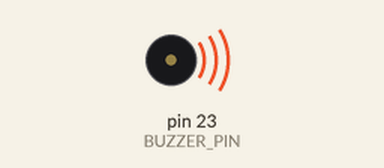
This sketch was run on a simulated Arduino Mega 2560, built with avr-gcc and run on an emulated ATmega2560. Shown: buzzer (waves = sounding).

Above: at 0.2 s.
At 2.7 s:
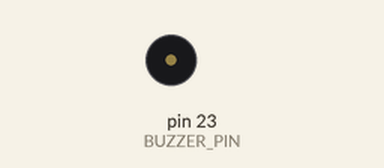
Timing chart, 0 to 6.5 s (numbered marks = the images above):
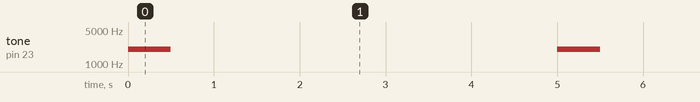

The sketch:

Buzzer_Test.ino
```cpp
/*
โค้ดนี้เป็นโปรแกรมสำหรับ ควบคุม MH-FMD Piezo Buzzer Module โดยใช้ Arduino IDE
ซึ่งทำงานโดยการเปิดเสียงที่ความถี่ 2000 Hz เป็นเวลา 500 มิลลิวินาที และรอ 5 วินาทีก่อนที่จะทำซ้ำอีกครั้ง
VCC (3.3V)
*/
const int BUZZER_PIN = 23;  // กำหนดให้ขา 23 เป็นตัวแปรชื่อ BUZZER_PIN

void setup() {

  pinMode(BUZZER_PIN, OUTPUT);  // กำหนดขา BUZZER_PIN เป็นขา OUTPUT (เอาท์พุต)
}


void loop() {
  tone(BUZZER_PIN, 2000, 500);  // เปิดเสียงที่ความถี่ 2000 Hz เป็นเวลา 500 มิลลิวินาที
  delay(5000);
}
```

Measured:
- by itself, tone on pin 23 (BUZZER_PIN): alternates 2000 Hz for 0.50 s and silent for 4.5 s
